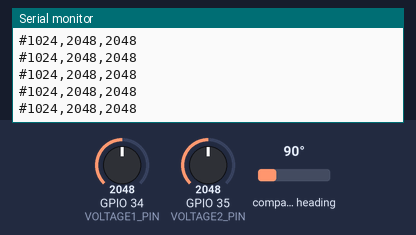
Bench run of a program on a simulated ESP32. Shown: the last lines printed to the serial monitor. The inputs (shaded band) are chosen by the test bench; at power-on: GPIO 34 (VOLTAGE1_PIN) = 2048, compass heading 90°, GPIO 35 (VOLTAGE2_PIN) = 2048 (analog values on the 0–4095 scale).

Above: at 1.2 s.
1.3 s: GPIO 34 (VOLTAGE1_PIN) set to 2866
At 1.33 s:
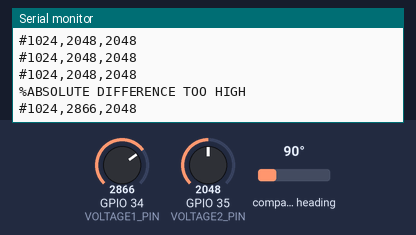
2.8 s: compass heading set to 7°
At 2.81 s:
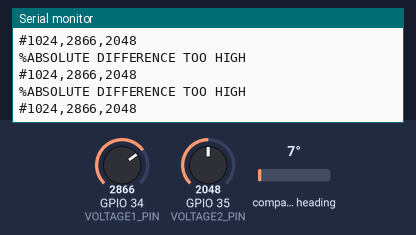
4.3 s: GPIO 35 (VOLTAGE2_PIN) set to 2866
At 4.33 s:
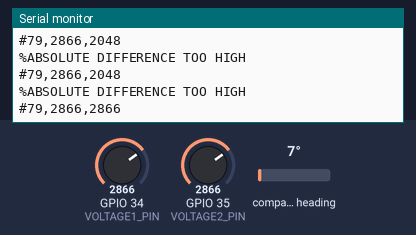
5.8 s: compass heading set to 90°
At 5.8 s:
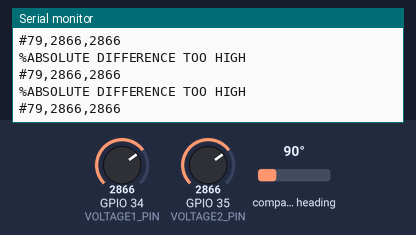
7.3 s: GPIO 34 (VOLTAGE1_PIN) set to 3603
At 7.33 s:
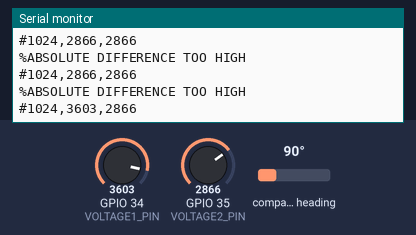
8.8 s: GPIO 35 (VOLTAGE2_PIN) set to 3603
At 8.8 s:
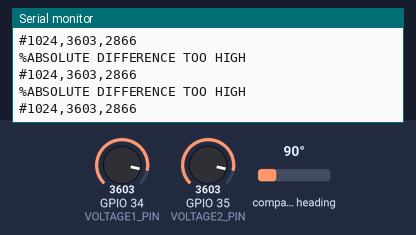
Timing chart, 0 to 11.3 s (numbered marks = the images above; inputs shaded):
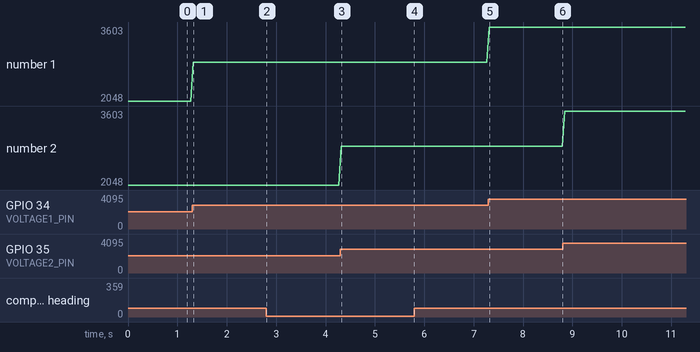

Measured:
- after the input at 1.3 s, the serial monitor: prints a new line at once (image 1)
- after the input at 4.3 s, the serial monitor: prints a new line at once (image 3)
- after the input at 7.3 s, the serial monitor: prints a new line at once (image 5)
- plotted number 1: 2048 → 2866 after the input at 1.3 s, 2866 → 3603 after the input at 7.3 s

The program:

main.cpp
```cpp
#include <Arduino.h>
#include <Wire.h>
#include <AS5600.h>

AS5600 encoder;

#define VOLTAGE1_PIN 34
#define VOLTAGE2_PIN 35
#define USE_CALIB 1

float calib_v1_off = 0;
float calib_v2_off = 0;
float calib_v1_scl = 1.0;
float calib_v2_scl = 1.0;


// ---------------------------------------------------------
// SEND PACKETS
// ---------------------------------------------------------

// Send DATA packet: prefix 0xA5 + 12-bit value + 4-bit checksum
void sendAnglePacket(uint16_t angle12, uint16_t V1, uint16_t V2) {
  // Send a formatted string with values
  Serial.print("#");
  Serial.print(angle12);
  Serial.print(",");
  Serial.print(V1);
  Serial.print(",");
  Serial.println(V2);
}

// Send ERROR packet: prefix 0x5A + 16-bit code + 8-bit checksum
// Send human-readable ERROR packet: prefix 0x5A + 3-char error code + 8-bit checksum
void sendErrorPacket(uint16_t err) {
  String errorCode;

  // Map error codes to human-readable strings
  switch (err) {
    case 0x01:
      errorCode = "NON";  // not detected
      break;
    case 0x02:
      errorCode = "STK";  // magnet too strong
      break;
    case 0x03:
      errorCode = "WEK";  // magnet too weak
      break;
    case 0x04:
      return; // ignore magnet is gud
    default:
      errorCode = "UNK";  // Default Unknown
      break;
  }

  // Send the prefix 0x5A
  Serial.write("!");

  // Send the 3-character error code (ASCII)
  for (int i = 0; i < 3; i++) {
    Serial.write(errorCode[i]);
  }
  Serial.write('\n');
}


// ---------------------------------------------------------
// SETUP
// ---------------------------------------------------------

void setup() {
  Serial.begin(115200);
  Wire.begin();

  // pinMode(VOLTAGE1_PIN, INPUT);
  // pinMode(VOLTAGE2_PIN, INPUT);

  if (!encoder.begin()) {
    // error code 0x0001 = AS5600 not detected
    sendErrorPacket(0x0001);
    while (1);
  }

  // analogSetPinAttenuation(VOLTAGE1_PIN, ADC_11db);
  // analogSetPinAttenuation(VOLTAGE2_PIN, ADC_11db);
  analogReadResolution(12);  // This ensures full 12-bit resolution (0-4095)
}

// ---------------------------------------------------------
// LOOP
// ---------------------------------------------------------
int initial_mean = -50;

void loop() {
  // -------- AS5600 STATUS --------
  int status = encoder.readStatus();

  if (status & 0b00001000) {    // magnet too strong
    sendErrorPacket(0x0002);
  }
  if (status & 0b00010000) {    // magnet too weak
    sendErrorPacket(0x0003);
  }
  if (status & 0b00100000) {    // magnet detected
    sendErrorPacket(0x0004);
  }

  // -------- ANGLE (0–4095 raw) --------
  uint16_t rawAngle = encoder.readAngle();   // native 12-bit angle
  rawAngle &= 0x0FFF;                        // ensure 12-bit clean

  uint16_t V1 = analogRead(VOLTAGE1_PIN);
  uint16_t V2 = analogRead(VOLTAGE2_PIN);
  float mean = (V1 + V2) / 2.0;
  if (initial_mean == -50) {
    initial_mean = mean;
  }
  float diff = mean - initial_mean;
  if (abs(diff) > 4095*0.05) {
    // calibrate
    Serial.println("\%ABSOLUTE DIFFERENCE TOO HIGH");
  }
  sendAnglePacket(rawAngle, V1, V2);
  if (abs(V1 - V2) > 5) {
    V1 = 0;
    V2 = 0;

  }

  // Slow the loop a bit so UART isn’t spammed too fast
  delay(50); //WARNING: KEEP THIS BELOW 100 to shutdown all power in case of issue within 100ms
}
```
